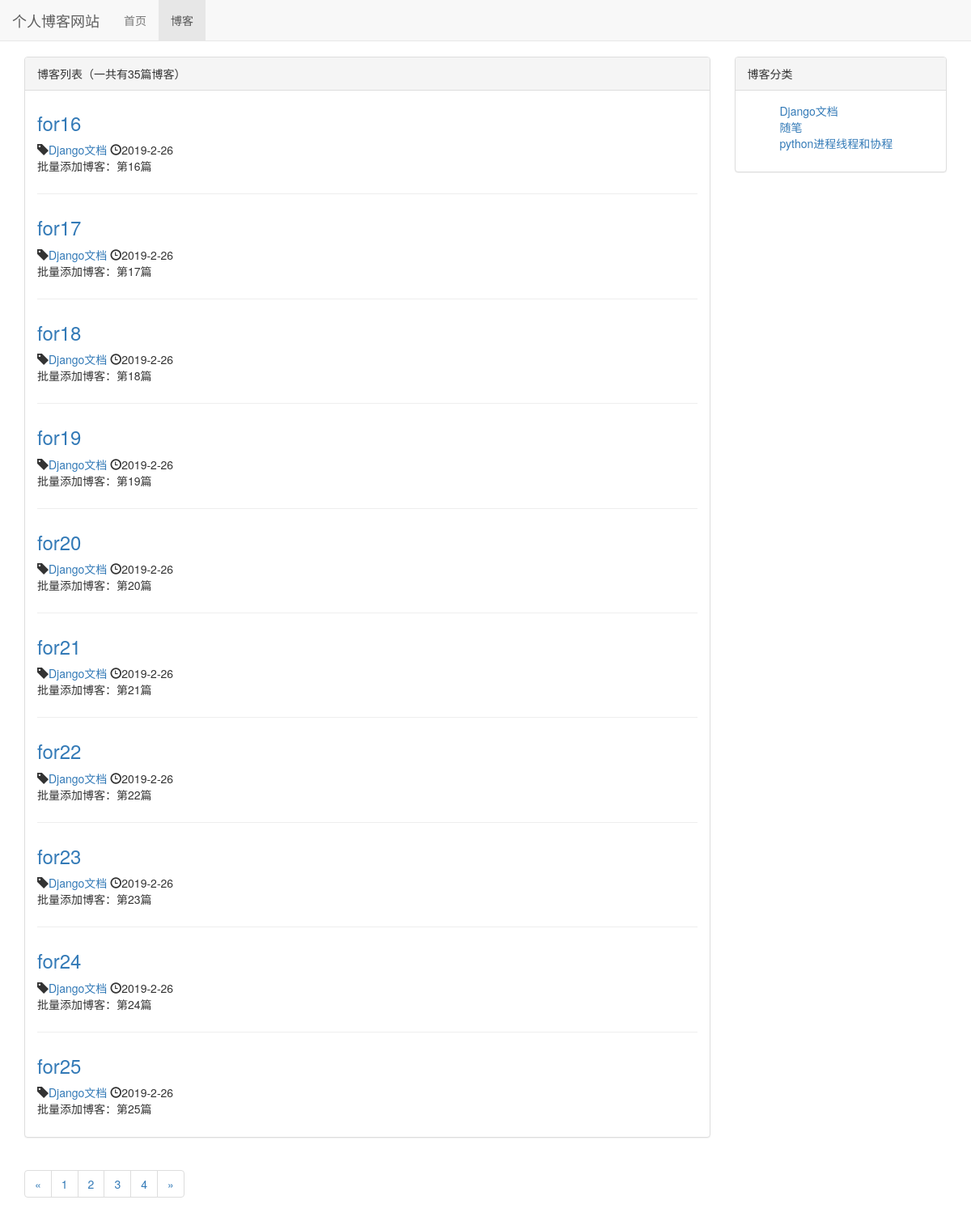
Page /blog/?page=3 on the committed database.
### blog/models.py (models this page shows, shortened)
class Blog(models.Model):
    title = models.CharField(max_length=50, verbose_name="博客标题")
    blog_type = models.ForeignKey(BlogType, on_delete=models.DO_NOTHING, verbose_name="博客分类")
    content = models.TextField(verbose_name="博客内容")
    author = models.ForeignKey(User, on_delete=models.DO_NOTHING, verbose_name="作者")
    created_time = models.DateTimeField(auto_now_add=True, verbose_name="创建日期")
    last_updated_time = models.DateTimeField(auto_now=True, verbose_name="最近修改日期")
    class Meta:
        ordering = ['created_time']

class BlogType(models.Model):
    type_name = models.CharField(max_length=15, verbose_name="博客分类")
    def __str__(self):
        return self.type_name

### blog/views.py (the view)
# urls.py: path('', views.blog_list, name="blog_list"),
def blog_list(request):
    blogs_all_list = Blog.objects.all()
    paginator = Paginator(blogs_all_list, 10)
    page_num = request.GET.get("page", 1)  # 获取url的页码参数(GET请求)
    page_of_blogs = paginator.get_page(page_num)
    context = dict()
    context["page_of_blogs"] = page_of_blogs
    context["blog_types"] = BlogType.objects.all()
    return render_to_response("blog/blog_list.html", context)

### blog/templates/blog/blog_list.html (shortened to what this page needs)
{% extends 'base.html' %}
{% block nav_blog_active %}
    active
{% endblock %}
{% load staticfiles %}
{% block header_extends %}
    <link rel="stylesheet" href="{% static 'blog/blog.css' %}">
{% endblock %}
{% block content %}
    <div class="container">
        <div class="row">
            <div class="col-xs-12 col-sm-8 col-md-8 col-lg-9">
                <div class="panel panel-default">
                    <div class="panel-heading">{% block blog_list_title %}博客列表（一共有{{ page_of_blogs.paginator.count }}篇博客）{% endblock %}</div>
                    <div class="panel-body">
                        {% for blog in page_of_blogs.object_list %}
                            <div class="blog">
                                <h3><a href={% url 'blog_detail' blog.pk %}>{{ blog.title }}</a></h3>
                                <p class="blog-info">
                                    <span class="glyphicon glyphicon-tag" aria-hidden="true"></span><a href="{% url 'blog_with_type' blog.blog_type.pk %}">{{ blog.blog_type }}</a>
                                    <span class="glyphicon glyphicon-time" aria-hidden="true"></span>{{ blog.created_time|date:"Y-n-d" }}
                                </p>
                                <p>{{ blog.content| truncatechars_html:200 }}</p>
                            </div>
                        {% empty %}
                            <div class="blog">
                                <h3>暂无博客，敬请期待</h3>
                            </div>
                        {% endfor %}
                    </div>
                </div>
                <div>
                    <ul class="pagination">
                        <li>
                            {% if page_of_blogs.has_previous %}
                                <a href="?page={{ page_of_blogs.previous_page_number }}" aria-label="Previous">
                                    <span aria-hidden="true">&laquo;</span>
                                </a>
                            {% else %}
                                <span aria-hidden="true">&laquo;</span>
                            {% endif %}
                        </li>
                        {% for page_num in page_of_blogs.paginator.page_range %}
                            <li><a href="?page={{ page_num }}">{{ page_num }}</a></li>
                        {% endfor %}
                        <li>
                            {% if page_of_blogs.has_next %}
                                <a href="?page={{ page_of_blogs.next_page_number }}" aria-label="Next">
                                    <span aria-hidden="true">&raquo;</span>
                                </a>
                            {% else %}
                                <span aria-hidden="true">&raquo;</span>
                            {% endif %}
                        </li>
                    </ul>
                </div>
            </div>
            <div class="hidden-xs col-sm-4 col-md-4 col-lg-3">
                <div class="panel panel-default">
                    <div class="panel-heading">博客分类</div>
                    <div class="panel-body">
                    <ul class="blog-types">
                        {% for blog_type in blog_types %}
                                <li><a href="{% url 'blog_with_type' blog_type.pk %}">{{ blog_type.type_name }}</a></li>
                        {% empty %}
                            <li>暂无分类</li>
                        {% endfor %}
                    </ul>
                    </div>
                </div>
            </div>
        </div>
    </div>
{% endblock %}

### static/css/base.css (style rules this page uses)
body { margin: 0; padding: 0; margin-top: 70px!important; }

### blog/static/blog/blog.css (style rules this page uses)
ul.blog-types { list-style-type: None; }
div.blog:not(:last-child) { margin-bottom: 2em; padding-bottom: 1em; border-bottom: 1px solid #eee; }
div.blog h3 { margin-top: 0.5em; }
div.blog p.blog-info { margin-bottom: 0; }

### rows in the picture
Blog: title "for16", blog_type "Django文档", created_time "2019-2-26", content "批量添加博客：第16篇"
Blog: title "for17", blog_type "Django文档", created_time "2019-2-26", content "批量添加博客：第17篇"
Blog: title "for18", blog_type "Django文档", created_time "2019-2-26", content "批量添加博客：第18篇"
Blog: title "for19", blog_type "Django文档", created_time "2019-2-26", content "批量添加博客：第19篇"
Blog: title "for20", blog_type "Django文档", created_time "2019-2-26", content "批量添加博客：第20篇"
Blog: title "for21", blog_type "Django文档", created_time "2019-2-26", content "批量添加博客：第21篇"
Blog: title "for22", blog_type "Django文档", created_time "2019-2-26", content "批量添加博客：第22篇"
Blog: title "for23", blog_type "Django文档", created_time "2019-2-26", content "批量添加博客：第23篇"
Blog: title "for24", blog_type "Django文档", created_time "2019-2-26", content "批量添加博客：第24篇"
Blog: title "for25", blog_type "Django文档", created_time "2019-2-26", content "批量添加博客：第25篇"
BlogType: type_name "Django文档"
BlogType: type_name "随笔"
BlogType: type_name "python进程线程和协程"

### other values in the picture
{{ page_of_blogs.paginator.count }} "35"
{{ page_num }} "1" "2" "3" "4"
